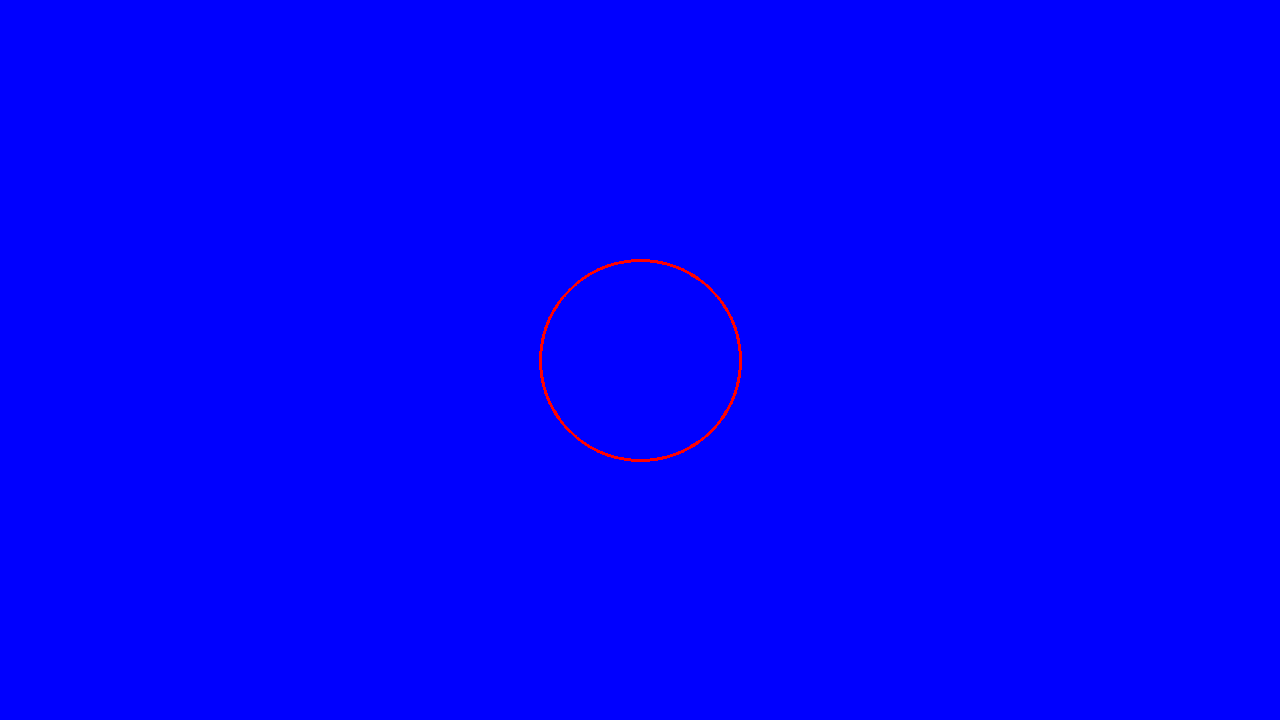
#> input picture PYTHON/Image_processing/Circle.png, 1280 x 720 px, given in place of the camera
$ jupyter execute OpenCV03.ipynb   (text cells are left out)
#> lines starting #> are read from the running program, lines starting #| are printed output that depends on the picture
[cell 1]
import numpy as np
import cv2 as cv
import matplotlib.pyplot as plt

[cell 2]
img=[]
for i in range(256):
    t=[]
    for j in range(256):
        t.append([i,0,0])
    img.append(t)
for i in range(256,0,-1):
    t=[]
    for j in range(256,0,-1):
        t.append([i,0,0])
    img.append(t)

[cell 3]
img=np.array(img)

[cell 4]
img.shape

[cell 5]
plt.imshow(img)
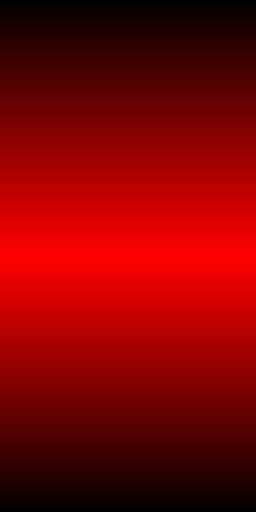
#> shown: shape (512, 256, 3); mean R, G, B 128, 0, 0

[cell 6]
img=[]
for i in range(256):
    t=[]
    for j in range(700):
        t.append([0,i,0])
    img.append(t)
for i in range(256,0,-1):
    t=[]
    for j in range(700,0,-1):
        t.append([0,i,0])
    img.append(t)

[cell 7]
plt.imshow(img)
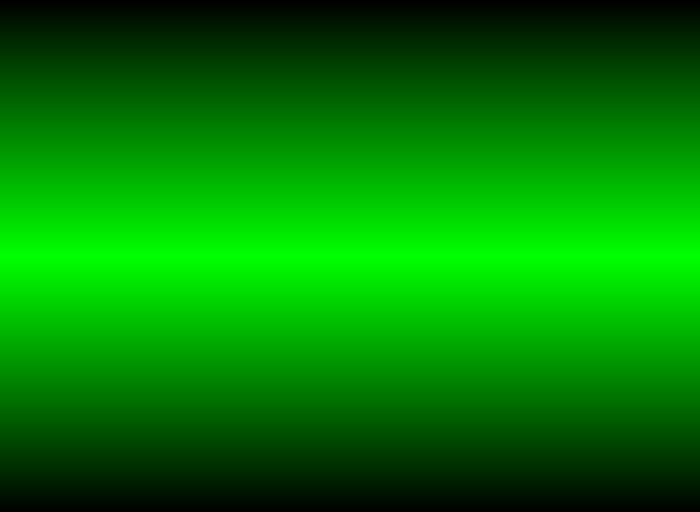
#> shown: shape (512, 700, 3); mean R, G, B 0, 128, 0

[cell 8]
img=[]
for i in range(256):
    t=[]
    for j in range(700):
        t.append([0,0,i])
    img.append(t)
for i in range(256,0,-1):
    t=[]
    for j in range(700,0,-1):
        t.append([0,0,i])
    img.append(t)

[cell 9]
plt.imshow(img)
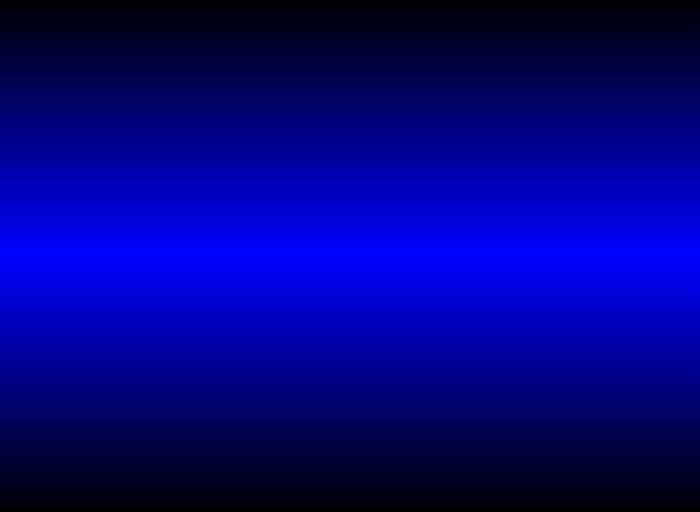
#> shown: shape (512, 700, 3); mean R, G, B 0, 0, 128

[cell 10]
img=[]
for i in range(256):
    t=[]
    for j in range(700):
        t.append([i,0,0])
    img.append(t)
for i in range(255,0,-1):
    t=[]
    for j in range(700,0,-1):
        t.append([i,0,0])
    img.append(t)

for i in range(256):
    t=[]
    for j in range(700):
        t.append([0,i,0])
    img.append(t)
for i in range(255,0,-1):
    t=[]
    for j in range(700,0,-1):
        t.append([0,i,0])
    img.append(t)

for i in range(256):
    t=[]
    for j in range(700):
        t.append([0,0,i])
    img.append(t)
for i in range(255,0,-1):
    t=[]
    for j in range(700,0,-1):
        t.append([0,0,i])
    img.append(t)
img=np.array(img,dtype=np.uint8)

[cell 11]
plt.imshow(img)
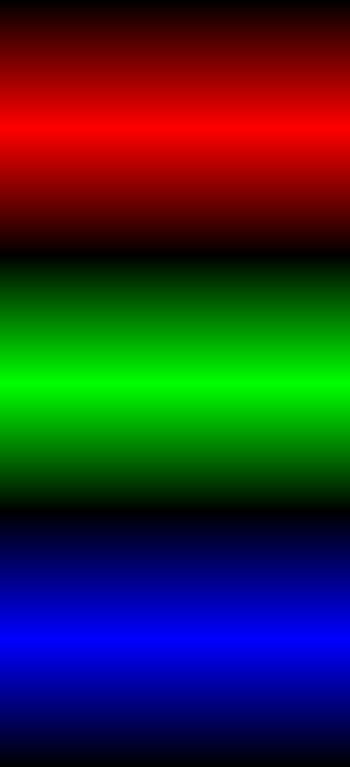
#> shown: shape (1533, 700, 3) (shown at 1/2 size); mean R, G, B 42.6, 42.6, 42.6

[cell 12]
cv.imwrite("gradient.png",img)

[cell 13]
import cv2 as cv
cam=cv.VideoCapture(0)
while True:
    _,img=cam.read()
#> img is the input picture: shape (720, 1280, 3); mean B, G, R 254.5, 0, 0.5

    new=cv.resize(img,(int(640//2),int(480//2)))
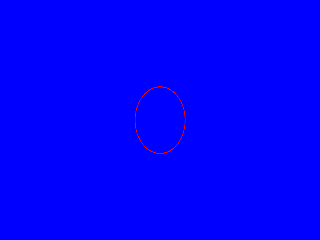
#> new: shape (240, 320, 3); mean B, G, R 254.5, 0, 0.5

    grey=cv.cvtColor(new,cv.COLOR_BGR2GRAY)
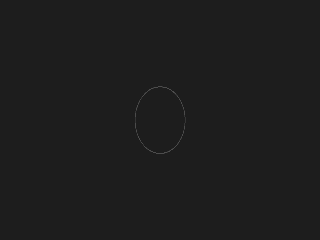
#> grey: shape (240, 320); min 29, max 76, mean 29.1
    cv.imshow("original",new)
    cv.imshow("Grey",grey)


    if cv.waitKey(1)==27:
#> (key Esc is pressed here)
        cam.release()
        cv.destroyAllWindows()
        break

[cell 14]
cam.release()

[cell 15]
import cv2 as cv
cam=cv.VideoCapture(0)
while True:
    _,img=cam.read()

    new=cv.resize(img,(int(640//2),int(480//2)))

    grey=cv.cvtColor(new,cv.COLOR_BGR2GRAY)
    cv.imshow("original",new)
    cv.imshow("Grey",grey)

    grey_thr1=grey.copy()
    grey_thr1[grey_thr1>100]=255
    cv.imshow("Threshhold",grey_thr1)

    grey_thr2=grey.copy()
    grey_thr2[grey_thr2<127]=0
#> grey_thr2: shape (240, 320); every value is 0
    cv.imshow("Threshhold2",grey_thr2)

    grey_thr3=grey_thr1.copy()
    grey_thr3[grey_thr3<127]=0
    cv.imshow("Threshhold3",grey_thr3)

    if cv.waitKey(1)==27:
#> (key Esc is pressed here)
        cam.release()
        cv.destroyAllWindows()
        break

[cell 16]
import cv2 as cv
import numpy as np
import matplotlib.pyplot as plt

camera=cv.VideoCapture(0)
_,img=camera.read()
img=cv.flip(img,1) #mirroring the image


cv.imshow("photo",img)
cv.waitKey(0)
camera.release()
cv.destroyAllWindows()

[cell 17]
import cv2 as cv
import numpy as np
import matplotlib.pyplot as plt

upper=np.array([150,150,150])
lower=np.array([0,0,0]) # color range to be masked upper and lower

camera=cv.VideoCapture(0)
_,img=camera.read()
img=cv.flip(img,1) #mirroring the image

mask=cv.inRange(img,lower,upper)
#> mask: shape (720, 1280); every value is 0

cv.imshow("photo",img)
cv.imshow("masked",mask)
cv.waitKey(0)
camera.release()
cv.destroyAllWindows()

[cell 18]
upper=np.array([255,255,255])
lower=np.array([10,10,10]) # color range to be masked upper and lower

camera=cv.VideoCapture(0)

while True:
    _,img=camera.read()
    img=cv.flip(img,1) #mirroring the image
    img=cv.resize(img,(int(640//3),int(480//3)))
#> img: shape (160, 213, 3)
    mask=cv.inRange(img,lower,upper)
#> mask: shape (160, 213); every value is 0

    cv.imshow("photo",img)
    cv.imshow("masked",mask)
    if cv.waitKey(1)==27:
#> (key Esc is pressed here)
        camera.release()
        cv.destroyAllWindows()
        break

[cell 19]
img.shape
#> Out = (160, 213, 3)
